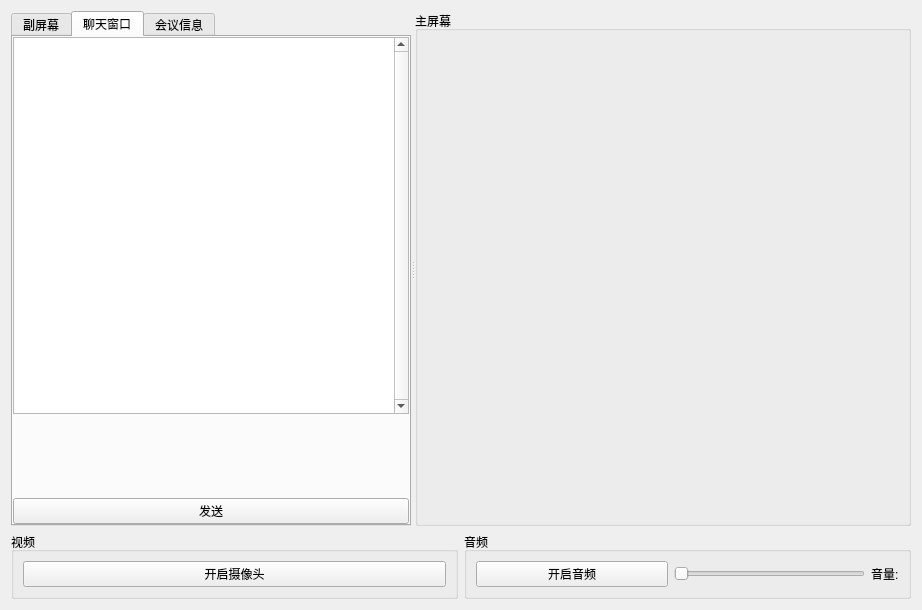
<?xml version="1.0" encoding="UTF-8"?>
<ui version="4.0">
 <class>Widget</class>
 <widget class="QWidget" name="Widget">
  <property name="enabled">
   <bool>true</bool>
  </property>
  <property name="geometry">
   <rect>
    <x>0</x>
    <y>0</y>
    <width>922</width>
    <height>610</height>
   </rect>
  </property>
  <property name="sizePolicy">
   <sizepolicy hsizetype="Preferred" vsizetype="Fixed">
    <horstretch>0</horstretch>
    <verstretch>0</verstretch>
   </sizepolicy>
  </property>
  <property name="minimumSize">
   <size>
    <width>0</width>
    <height>0</height>
   </size>
  </property>
  <property name="windowTitle">
   <string>云会议</string>
  </property>
  <layout class="QVBoxLayout" name="verticalLayout" stretch="0,0">
   <item>
    <widget class="QSplitter" name="main_box">
     <property name="sizePolicy">
      <sizepolicy hsizetype="Preferred" vsizetype="Expanding">
       <horstretch>0</horstretch>
       <verstretch>0</verstretch>
      </sizepolicy>
     </property>
     <property name="minimumSize">
      <size>
       <width>0</width>
       <height>0</height>
      </size>
     </property>
     <property name="orientation">
      <enum>Qt::Orientation::Horizontal</enum>
     </property>
     <property name="handleWidth">
      <number>4</number>
     </property>
     <widget class="QTabWidget" name="tabWidget">
      <property name="enabled">
       <bool>true</bool>
      </property>
      <property name="sizePolicy">
       <sizepolicy hsizetype="Preferred" vsizetype="Expanding">
        <horstretch>0</horstretch>
        <verstretch>0</verstretch>
       </sizepolicy>
      </property>
      <property name="minimumSize">
       <size>
        <width>300</width>
        <height>0</height>
       </size>
      </property>
      <property name="maximumSize">
       <size>
        <width>400</width>
        <height>16777215</height>
       </size>
      </property>
      <property name="tabPosition">
       <enum>QTabWidget::TabPosition::North</enum>
      </property>
      <property name="tabShape">
       <enum>QTabWidget::TabShape::Rounded</enum>
      </property>
      <property name="currentIndex">
       <number>1</number>
      </property>
      <property name="iconSize">
       <size>
        <width>16</width>
        <height>16</height>
       </size>
      </property>
      <property name="usesScrollButtons">
       <bool>true</bool>
      </property>
      <property name="tabsClosable">
       <bool>false</bool>
      </property>
      <widget class="QWidget" name="tab_5">
       <property name="sizePolicy">
        <sizepolicy hsizetype="Expanding" vsizetype="Preferred">
         <horstretch>0</horstretch>
         <verstretch>0</verstretch>
        </sizepolicy>
       </property>
       <attribute name="title">
        <string>副屏幕</string>
       </attribute>
       <layout class="QVBoxLayout" name="verticalLayout_5">
        <property name="spacing">
         <number>0</number>
        </property>
        <property name="leftMargin">
         <number>0</number>
        </property>
        <property name="topMargin">
         <number>0</number>
        </property>
        <property name="rightMargin">
         <number>0</number>
        </property>
        <property name="bottomMargin">
         <number>0</number>
        </property>
        <item>
         <widget class="QScrollArea" name="scrollArea">
          <property name="sizePolicy">
           <sizepolicy hsizetype="Preferred" vsizetype="Expanding">
            <horstretch>0</horstretch>
            <verstretch>0</verstretch>
           </sizepolicy>
          </property>
          <property name="minimumSize">
           <size>
            <width>0</width>
            <height>0</height>
           </size>
          </property>
          <property name="lineWidth">
           <number>0</number>
          </property>
          <property name="verticalScrollBarPolicy">
           <enum>Qt::ScrollBarPolicy::ScrollBarAlwaysOn</enum>
          </property>
          <property name="widgetResizable">
           <bool>true</bool>
          </property>
          <widget class="QWidget" name="scrollAreaWidgetContents">
           <property name="enabled">
            <bool>true</bool>
           </property>
           <property name="geometry">
            <rect>
             <x>0</x>
             <y>0</y>
             <width>380</width>
             <height>424</height>
            </rect>
           </property>
           <property name="sizePolicy">
            <sizepolicy hsizetype="Preferred" vsizetype="Expanding">
             <horstretch>0</horstretch>
             <verstretch>0</verstretch>
            </sizepolicy>
           </property>
           <layout class="QVBoxLayout" name="verticalLayout_3">
            <property name="spacing">
             <number>3</number>
            </property>
            <property name="leftMargin">
             <number>0</number>
            </property>
            <property name="topMargin">
             <number>0</number>
            </property>
            <property name="rightMargin">
             <number>0</number>
            </property>
            <property name="bottomMargin">
             <number>0</number>
            </property>
           </layout>
          </widget>
         </widget>
        </item>
       </layout>
      </widget>
      <widget class="QWidget" name="tab_6">
       <property name="sizePolicy">
        <sizepolicy hsizetype="Expanding" vsizetype="Preferred">
         <horstretch>0</horstretch>
         <verstretch>0</verstretch>
        </sizepolicy>
       </property>
       <attribute name="title">
        <string>聊天窗口</string>
       </attribute>
       <layout class="QVBoxLayout" name="verticalLayout_6">
        <property name="spacing">
         <number>2</number>
        </property>
        <property name="leftMargin">
         <number>0</number>
        </property>
        <property name="topMargin">
         <number>0</number>
        </property>
        <property name="rightMargin">
         <number>0</number>
        </property>
        <property name="bottomMargin">
         <number>0</number>
        </property>
        <item>
         <widget class="QListWidget" name="listWidget">
          <property name="sizePolicy">
           <sizepolicy hsizetype="Preferred" vsizetype="Expanding">
            <horstretch>0</horstretch>
            <verstretch>0</verstretch>
           </sizepolicy>
          </property>
          <property name="focusPolicy">
           <enum>Qt::FocusPolicy::NoFocus</enum>
          </property>
          <property name="verticalScrollBarPolicy">
           <enum>Qt::ScrollBarPolicy::ScrollBarAlwaysOn</enum>
          </property>
          <property name="horizontalScrollBarPolicy">
           <enum>Qt::ScrollBarPolicy::ScrollBarAlwaysOff</enum>
          </property>
          <property name="sizeAdjustPolicy">
           <enum>QAbstractScrollArea::SizeAdjustPolicy::AdjustIgnored</enum>
          </property>
          <property name="autoScrollMargin">
           <number>0</number>
          </property>
          <property name="itemAlignment">
           <set>Qt::AlignmentFlag::AlignLeading|Qt::AlignmentFlag::AlignLeft|Qt::AlignmentFlag::AlignRight|Qt::AlignmentFlag::AlignTrailing</set>
          </property>
         </widget>
        </item>
        <item>
         <widget class="MyTextEdit" name="plainTextEdit" native="true">
          <property name="sizePolicy">
           <sizepolicy hsizetype="Preferred" vsizetype="Expanding">
            <horstretch>0</horstretch>
            <verstretch>0</verstretch>
           </sizepolicy>
          </property>
          <property name="maximumSize">
           <size>
            <width>16777215</width>
            <height>80</height>
           </size>
          </property>
          <property name="palette">
           <palette>
            <active>
             <colorrole role="WindowText">
              <brush brushstyle="SolidPattern">
               <color alpha="255">
                <red>0</red>
                <green>0</green>
                <blue>0</blue>
               </color>
              </brush>
             </colorrole>
             <colorrole role="Text">
              <brush brushstyle="SolidPattern">
               <color alpha="255">
                <red>0</red>
                <green>0</green>
                <blue>0</blue>
               </color>
              </brush>
             </colorrole>
             <colorrole role="PlaceholderText">
              <brush brushstyle="NoBrush">
               <color alpha="128">
                <red>0</red>
                <green>0</green>
                <blue>0</blue>
               </color>
              </brush>
             </colorrole>
            </active>
            <inactive>
             <colorrole role="WindowText">
              <brush brushstyle="SolidPattern">
               <color alpha="255">
                <red>0</red>
                <green>0</green>
                <blue>0</blue>
               </color>
              </brush>
             </colorrole>
             <colorrole role="Text">
              <brush brushstyle="SolidPattern">
               <color alpha="255">
                <red>0</red>
                <green>0</green>
                <blue>0</blue>
               </color>
              </brush>
             </colorrole>
             <colorrole role="PlaceholderText">
              <brush brushstyle="NoBrush">
               <color alpha="128">
                <red>0</red>
                <green>0</green>
                <blue>0</blue>
               </color>
              </brush>
             </colorrole>
            </inactive>
            <disabled>
             <colorrole role="WindowText">
              <brush brushstyle="SolidPattern">
               <color alpha="255">
                <red>120</red>
                <green>120</green>
                <blue>120</blue>
               </color>
              </brush>
             </colorrole>
             <colorrole role="Text">
              <brush brushstyle="SolidPattern">
               <color alpha="255">
                <red>120</red>
                <green>120</green>
                <blue>120</blue>
               </color>
              </brush>
             </colorrole>
             <colorrole role="PlaceholderText">
              <brush brushstyle="NoBrush">
               <color alpha="128">
                <red>0</red>
                <green>0</green>
                <blue>0</blue>
               </color>
              </brush>
             </colorrole>
            </disabled>
           </palette>
          </property>
          <property name="font">
           <font>
            <family>Microsoft YaHei</family>
            <pointsize>12</pointsize>
           </font>
          </property>
          <property name="centerOnScroll" stdset="0">
           <bool>false</bool>
          </property>
          <property name="placeholderText" stdset="0">
           <string notr="true">请输入内容...</string>
          </property>
         </widget>
        </item>
        <item>
         <widget class="QPushButton" name="sendmsg">
          <property name="sizePolicy">
           <sizepolicy hsizetype="Preferred" vsizetype="Fixed">
            <horstretch>0</horstretch>
            <verstretch>0</verstretch>
           </sizepolicy>
          </property>
          <property name="text">
           <string>发送</string>
          </property>
         </widget>
        </item>
       </layout>
      </widget>
      <widget class="QWidget" name="tab_meetInfo">
       <attribute name="title">
        <string>会议信息</string>
       </attribute>
       <layout class="QVBoxLayout" name="verticalLayout_meetInfo">
        <property name="spacing">
         <number>12</number>
        </property>
        <property name="leftMargin">
         <number>12</number>
        </property>
        <property name="topMargin">
         <number>12</number>
        </property>
        <property name="rightMargin">
         <number>12</number>
        </property>
        <property name="bottomMargin">
         <number>12</number>
        </property>
        <item>
         <layout class="QFormLayout" name="formLayout_meetInfo">
          <property name="horizontalSpacing">
           <number>12</number>
          </property>
          <property name="verticalSpacing">
           <number>10</number>
          </property>
          <item row="0" column="0">
           <widget class="QLabel" name="labelMeetStatusTitle">
            <property name="text">
             <string>会议状态</string>
            </property>
           </widget>
          </item>
          <item row="0" column="1">
           <widget class="QLabel" name="labelMeetStatus">
            <property name="text">
             <string>未加入会议</string>
            </property>
           </widget>
          </item>
          <item row="1" column="0">
           <widget class="QLabel" name="labelRoomNoTitle">
            <property name="text">
             <string>房间号</string>
            </property>
           </widget>
          </item>
          <item row="1" column="1">
           <widget class="QLabel" name="labelRoomNo">
            <property name="text">
             <string>-</string>
            </property>
           </widget>
          </item>
          <item row="2" column="0">
           <widget class="QLabel" name="labelMemberCountTitle">
            <property name="text">
             <string>人数</string>
            </property>
           </widget>
          </item>
          <item row="2" column="1">
           <widget class="QLabel" name="labelMemberCount">
            <property name="text">
             <string>0</string>
            </property>
           </widget>
          </item>
          <item row="3" column="0">
           <widget class="QLabel" name="labelLocalIpTitle">
            <property name="text">
             <string>本机 IP</string>
            </property>
           </widget>
          </item>
          <item row="3" column="1">
           <widget class="QLabel" name="labelLocalIp">
            <property name="text">
             <string>-</string>
            </property>
           </widget>
          </item>
          <item row="4" column="0">
           <widget class="QLabel" name="labelServerTitle">
            <property name="text">
             <string>服务器</string>
            </property>
           </widget>
          </item>
          <item row="4" column="1">
           <widget class="QLabel" name="labelServer">
            <property name="text">
             <string>未连接</string>
            </property>
           </widget>
          </item>
          <item row="5" column="0">
           <widget class="QLabel" name="labelSpeakerTitle">
            <property name="text">
             <string>当前说话</string>
            </property>
           </widget>
          </item>
          <item row="5" column="1">
           <widget class="QLabel" name="labelSpeaker">
            <property name="text">
             <string>-</string>
            </property>
           </widget>
          </item>
         </layout>
        </item>
        <item>
         <spacer name="verticalSpacer_meetInfo">
          <property name="orientation">
           <enum>Qt::Orientation::Vertical</enum>
          </property>
          <property name="sizeHint" stdset="0">
           <size>
            <width>20</width>
            <height>40</height>
           </size>
          </property>
         </spacer>
        </item>
       </layout>
      </widget>
     </widget>
     <widget class="QGroupBox" name="groupBox_2">
      <property name="enabled">
       <bool>true</bool>
      </property>
      <property name="sizePolicy">
       <sizepolicy hsizetype="Preferred" vsizetype="Expanding">
        <horstretch>0</horstretch>
        <verstretch>0</verstretch>
       </sizepolicy>
      </property>
      <property name="minimumSize">
       <size>
        <width>0</width>
        <height>0</height>
       </size>
      </property>
      <property name="maximumSize">
       <size>
        <width>16777215</width>
        <height>16777215</height>
       </size>
      </property>
      <property name="title">
       <string>主屏幕</string>
      </property>
      <layout class="QGridLayout" name="gridLayout">
       <property name="leftMargin">
        <number>0</number>
       </property>
       <property name="topMargin">
        <number>0</number>
       </property>
       <property name="rightMargin">
        <number>0</number>
       </property>
       <property name="bottomMargin">
        <number>0</number>
       </property>
       <property name="spacing">
        <number>0</number>
       </property>
       <item row="0" column="0">
        <widget class="QLabel" name="mainshow_label">
         <property name="sizePolicy">
          <sizepolicy hsizetype="Ignored" vsizetype="Expanding">
           <horstretch>0</horstretch>
           <verstretch>0</verstretch>
          </sizepolicy>
         </property>
         <property name="minimumSize">
          <size>
           <width>0</width>
           <height>0</height>
          </size>
         </property>
         <property name="text">
          <string/>
         </property>
         <property name="openExternalLinks">
          <bool>false</bool>
         </property>
        </widget>
       </item>
      </layout>
     </widget>
    </widget>
   </item>
   <item>
    <layout class="QHBoxLayout" name="AV_box">
     <item>
      <widget class="QGroupBox" name="groupBox_5">
       <property name="sizePolicy">
        <sizepolicy hsizetype="Expanding" vsizetype="Preferred">
         <horstretch>0</horstretch>
         <verstretch>0</verstretch>
        </sizepolicy>
       </property>
       <property name="title">
        <string>视频</string>
       </property>
       <layout class="QHBoxLayout" name="horizontalLayout_9">
        <item>
         <widget class="QPushButton" name="openVedio">
          <property name="text">
           <string>开启摄像头</string>
          </property>
         </widget>
        </item>
       </layout>
      </widget>
     </item>
     <item>
      <widget class="QGroupBox" name="groupBox_6">
       <property name="title">
        <string>音频</string>
       </property>
       <layout class="QHBoxLayout" name="horizontalLayout_8">
        <item>
         <widget class="QPushButton" name="openAudio">
          <property name="sizePolicy">
           <sizepolicy hsizetype="Expanding" vsizetype="Fixed">
            <horstretch>0</horstretch>
            <verstretch>0</verstretch>
           </sizepolicy>
          </property>
          <property name="text">
           <string>开启音频</string>
          </property>
         </widget>
        </item>
        <item>
         <widget class="QSlider" name="horizontalSlider">
          <property name="orientation">
           <enum>Qt::Orientation::Horizontal</enum>
          </property>
         </widget>
        </item>
        <item>
         <widget class="QLabel" name="label_3">
          <property name="text">
           <string>音量:</string>
          </property>
         </widget>
        </item>
       </layout>
      </widget>
     </item>
    </layout>
   </item>
  </layout>
 </widget>
 <customwidgets>
  <customwidget>
   <class>MyTextEdit</class>
   <extends>QWidget</extends>
   <header location="global">text/mytextedit.h</header>
  </customwidget>
 </customwidgets>
 <resources/>
 <connections/>
</ui>
